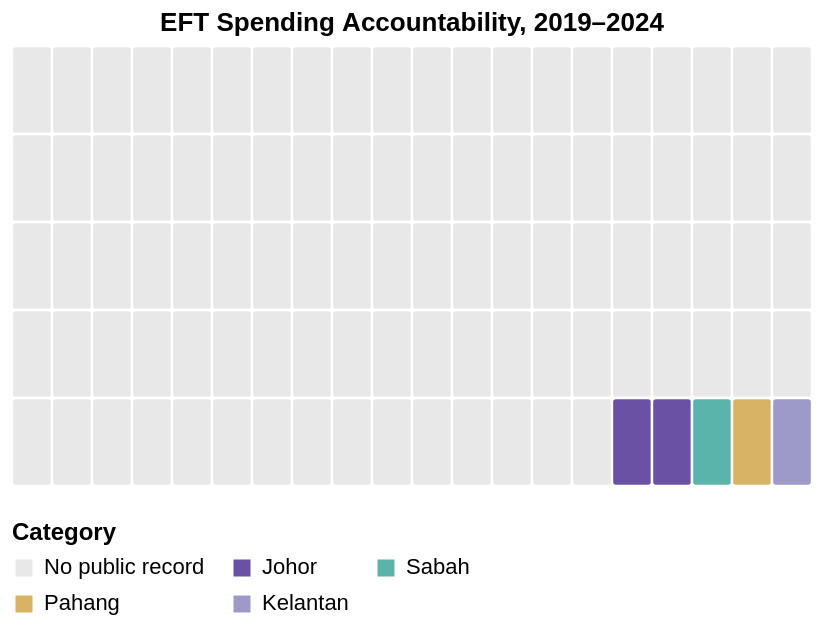

Express this chart as Vega-Lite.
### Vega-Lite specification from a JSON file in a GitHub repository (floating-point values rounded to 4 significant figures)
{"$schema": "https://vega.github.io/schema/vega-lite/v5.json", "width": "container", "height": 220, "title": "EFT Spending Accountability, 2019–2024", "data": {"sequence": {"start": 0, "stop": 100, "step": 1, "as": "square_id"}}, "transform": [{"calculate": "datum.square_id % 20", "as": "col"}, {"calculate": "floor(datum.square_id / 20)", "as": "row"}, {"calculate": "datum.square_id < 95 ? 'No public record' : datum.square_id < 97 ? 'Johor' : datum.square_id < 98 ? 'Sabah' : datum.square_id < 99 ? 'Pahang' : 'Kelantan'", "as": "category"}, {"calculate": "datum.category === 'No public record' ? 'RM 492M, about 95% of total funding' : datum.category === 'Johor' ? 'RM 12M documented' : datum.category === 'Sabah' ? 'RM 6.8M documented' : datum.category === 'Pahang' ? 'RM 4M documented' : 'RM 2.2M documented'", "as": "amount_label"}], "mark": {"type": "rect", "stroke": "white", "strokeWidth": 1.2, "cornerRadius": 2}, "encoding": {"x": {"field": "col", "type": "ordinal", "axis": null, "scale": {"paddingInner": 0, "paddingOuter": 0}}, "y": {"field": "row", "type": "ordinal", "axis": null, "scale": {"paddingInner": 0, "paddingOuter": 0}}, "color": {"field": "category", "type": "nominal", "title": "Category", "scale": {"domain": ["No public record", "Johor", "Sabah", "Pahang", "Kelantan"], "range": ["#E8E8E8", "#6A51A3", "#5AB4AC", "#D8B365", "#9E9AC8"]}, "legend": {"orient": "bottom", "columns": 3, "titleFontSize": 12, "labelFontSize": 11, "symbolType": "square"}}, "tooltip": [{"field": "category", "type": "nominal", "title": "Category"}, {"field": "amount_label", "type": "nominal", "title": "Amount"}]}, "config": {"view": {"stroke": null}, "axis": {"grid": false}}}
